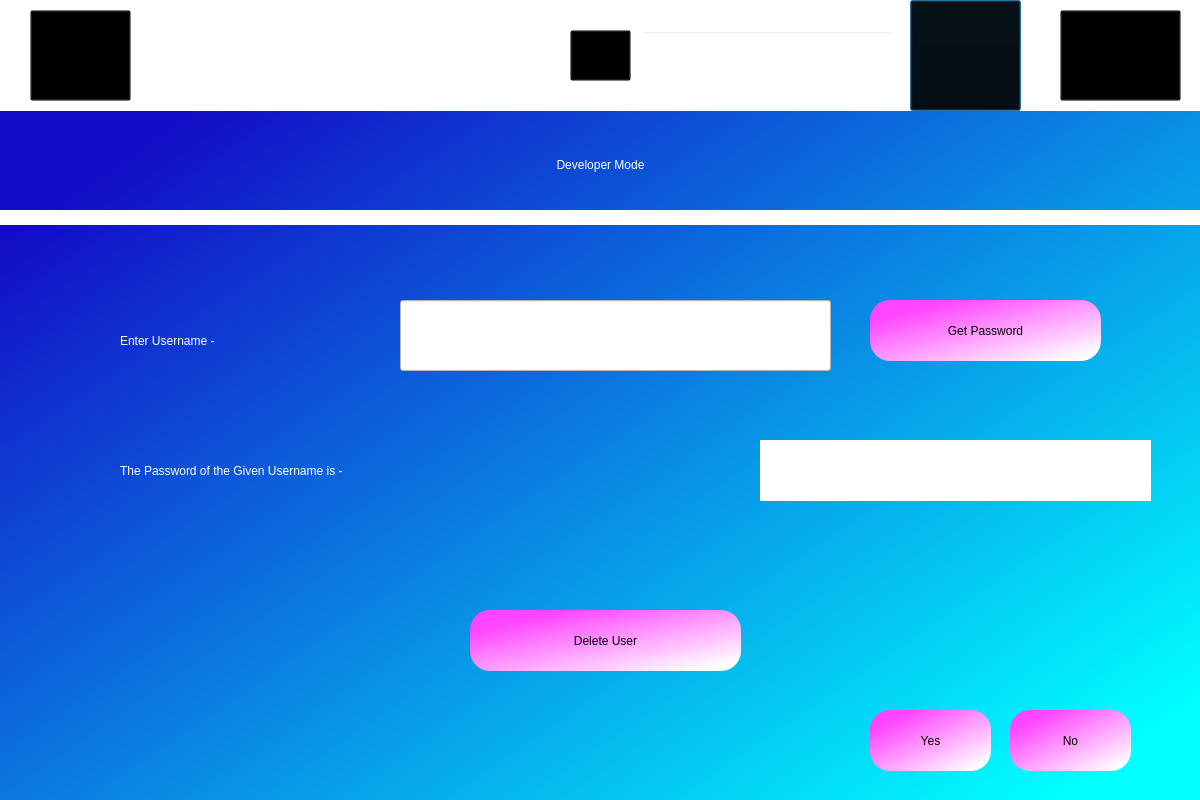
<?xml version="1.0" encoding="UTF-8"?>
<ui version="4.0">
 <class>Dialog</class>
 <widget class="QDialog" name="Dialog">
  <property name="geometry">
   <rect>
    <x>0</x>
    <y>0</y>
    <width>1200</width>
    <height>800</height>
   </rect>
  </property>
  <property name="windowTitle">
   <string>Dialog</string>
  </property>
  <property name="styleSheet">
   <string notr="true"/>
  </property>
  <widget class="QLabel" name="playlist_label">
   <property name="geometry">
    <rect>
     <x>1070</x>
     <y>-10</y>
     <width>101</width>
     <height>121</height>
    </rect>
   </property>
   <property name="styleSheet">
    <string notr="true">border-radius:100px;</string>
   </property>
   <property name="text">
    <string>&lt;html&gt;&lt;head/&gt;&lt;body&gt;&lt;p&gt;&lt;br/&gt;&lt;/p&gt;&lt;/body&gt;&lt;/html&gt;</string>
   </property>
  </widget>
  <widget class="QLabel" name="label_4">
   <property name="geometry">
    <rect>
     <x>0</x>
     <y>0</y>
     <width>1201</width>
     <height>111</height>
    </rect>
   </property>
   <property name="styleSheet">
    <string notr="true">background-color: rgb(255, 255, 255);</string>
   </property>
   <property name="text">
    <string/>
   </property>
  </widget>
  <widget class="QPushButton" name="profile">
   <property name="geometry">
    <rect>
     <x>910</x>
     <y>0</y>
     <width>111</width>
     <height>111</height>
    </rect>
   </property>
   <property name="styleSheet">
    <string notr="true">background-color:rgba(0,0,0,0);</string>
   </property>
   <property name="text">
    <string/>
   </property>
  </widget>
  <widget class="QLineEdit" name="searchtxt">
   <property name="geometry">
    <rect>
     <x>642</x>
     <y>31</y>
     <width>251</width>
     <height>51</height>
    </rect>
   </property>
   <property name="styleSheet">
    <string notr="true">background-color:rgba(0,0,0,0);
font: 14pt &quot;MS Shell Dlg 2&quot;;
color: rgb(0, 0, 0);
PlaceholderText: &quot;Search&quot;;</string>
   </property>
  </widget>
  <widget class="QPushButton" name="Home">
   <property name="geometry">
    <rect>
     <x>30</x>
     <y>10</y>
     <width>101</width>
     <height>91</height>
    </rect>
   </property>
   <property name="styleSheet">
    <string notr="true">background-color:rgba(0,0,0,0);</string>
   </property>
   <property name="text">
    <string/>
   </property>
  </widget>
  <widget class="QPushButton" name="playlist">
   <property name="geometry">
    <rect>
     <x>1060</x>
     <y>10</y>
     <width>121</width>
     <height>91</height>
    </rect>
   </property>
   <property name="styleSheet">
    <string notr="true">background-color:rgba(0,0,0,0);</string>
   </property>
   <property name="text">
    <string/>
   </property>
  </widget>
  <widget class="QLabel" name="profile_label">
   <property name="geometry">
    <rect>
     <x>910</x>
     <y>0</y>
     <width>111</width>
     <height>111</height>
    </rect>
   </property>
   <property name="text">
    <string>&lt;html&gt;&lt;head/&gt;&lt;body&gt;&lt;p&gt;&lt;br/&gt;&lt;/p&gt;&lt;/body&gt;&lt;/html&gt;</string>
   </property>
  </widget>
  <widget class="QLabel" name="search_label">
   <property name="geometry">
    <rect>
     <x>600</x>
     <y>40</y>
     <width>31</width>
     <height>31</height>
    </rect>
   </property>
   <property name="text">
    <string>&lt;html&gt;&lt;head/&gt;&lt;body&gt;&lt;p&gt;&lt;br/&gt;&lt;/p&gt;&lt;/body&gt;&lt;/html&gt;</string>
   </property>
  </widget>
  <widget class="QLabel" name="home_label">
   <property name="geometry">
    <rect>
     <x>30</x>
     <y>0</y>
     <width>121</width>
     <height>111</height>
    </rect>
   </property>
   <property name="styleSheet">
    <string notr="true">border-radius:100px;</string>
   </property>
   <property name="text">
    <string>&lt;html&gt;&lt;head/&gt;&lt;body&gt;&lt;p&gt;&lt;br/&gt;&lt;/p&gt;&lt;/body&gt;&lt;/html&gt;</string>
   </property>
  </widget>
  <widget class="QPushButton" name="search">
   <property name="geometry">
    <rect>
     <x>570</x>
     <y>30</y>
     <width>61</width>
     <height>51</height>
    </rect>
   </property>
   <property name="styleSheet">
    <string notr="true">background-color:rgba(0,0,0,0);</string>
   </property>
   <property name="text">
    <string/>
   </property>
  </widget>
  <widget class="QWidget" name="widget" native="true">
   <property name="geometry">
    <rect>
     <x>0</x>
     <y>0</y>
     <width>1200</width>
     <height>800</height>
    </rect>
   </property>
   <property name="styleSheet">
    <string notr="true">QWidget#widget{background-color: qlineargradient(spread:pad, x1:0.134, y1:0.159091, x2:0.935, y2:0.943182, stop:0 rgba(19, 12, 198, 255), stop:1 rgba(0, 255, 255, 255));}</string>
   </property>
   <widget class="QLabel" name="label_2">
    <property name="geometry">
     <rect>
      <x>0</x>
      <y>210</y>
      <width>1200</width>
      <height>15</height>
     </rect>
    </property>
    <property name="styleSheet">
     <string notr="true">background-color: rgb(255, 255, 255);</string>
    </property>
    <property name="text">
     <string/>
    </property>
   </widget>
   <widget class="QLabel" name="label">
    <property name="geometry">
     <rect>
      <x>0</x>
      <y>130</y>
      <width>1201</width>
      <height>71</height>
     </rect>
    </property>
    <property name="styleSheet">
     <string notr="true">color: rgb(255, 255, 255);
font: 24pt &quot;MS Shell Dlg 2&quot;;</string>
    </property>
    <property name="text">
     <string>&lt;html&gt;&lt;head/&gt;&lt;body&gt;&lt;p align=&quot;center&quot;&gt;Developer Mode&lt;/p&gt;&lt;/body&gt;&lt;/html&gt;</string>
    </property>
   </widget>
   <widget class="QLabel" name="label_3">
    <property name="geometry">
     <rect>
      <x>120</x>
      <y>310</y>
      <width>281</width>
      <height>61</height>
     </rect>
    </property>
    <property name="styleSheet">
     <string notr="true">color: rgb(255, 255, 255);
font: 20pt &quot;MS Shell Dlg 2&quot;;</string>
    </property>
    <property name="text">
     <string>Enter Username - </string>
    </property>
   </widget>
   <widget class="QLineEdit" name="username">
    <property name="geometry">
     <rect>
      <x>400</x>
      <y>300</y>
      <width>431</width>
      <height>71</height>
     </rect>
    </property>
    <property name="styleSheet">
     <string notr="true">font: 20pt &quot;MS Shell Dlg 2&quot;;
color: rgb(0,0,0);
background-color: rgb(255, 255, 255);</string>
    </property>
   </widget>
   <widget class="QLabel" name="label_5">
    <property name="geometry">
     <rect>
      <x>120</x>
      <y>440</y>
      <width>621</width>
      <height>61</height>
     </rect>
    </property>
    <property name="styleSheet">
     <string notr="true">color: rgb(255, 255, 255);
font: 20pt &quot;MS Shell Dlg 2&quot;;</string>
    </property>
    <property name="text">
     <string>The Password of the Given Username is - </string>
    </property>
   </widget>
   <widget class="QPushButton" name="delete_2">
    <property name="geometry">
     <rect>
      <x>470</x>
      <y>610</y>
      <width>271</width>
      <height>61</height>
     </rect>
    </property>
    <property name="styleSheet">
     <string notr="true">background-color: qlineargradient(spread:pad, x1:0.176, y1:0.176136, x2:0.912, y2:0.931818, stop:0 rgba(255, 69, 255, 255), stop:1 rgba(255, 255, 255, 255));
border-radius: 20px;
font: 16pt &quot;MS Shell Dlg 2&quot;;</string>
    </property>
    <property name="text">
     <string>Delete User</string>
    </property>
   </widget>
   <widget class="QPushButton" name="passwd">
    <property name="geometry">
     <rect>
      <x>870</x>
      <y>300</y>
      <width>231</width>
      <height>61</height>
     </rect>
    </property>
    <property name="styleSheet">
     <string notr="true">background-color: qlineargradient(spread:pad, x1:0.176, y1:0.176136, x2:0.912, y2:0.931818, stop:0 rgba(255, 69, 255, 255), stop:1 rgba(255, 255, 255, 255));
border-radius: 20px;
font: 16pt &quot;MS Shell Dlg 2&quot;;</string>
    </property>
    <property name="text">
     <string>Get Password</string>
    </property>
   </widget>
   <widget class="QLabel" name="conflabel">
    <property name="geometry">
     <rect>
      <x>370</x>
      <y>710</y>
      <width>471</width>
      <height>61</height>
     </rect>
    </property>
    <property name="styleSheet">
     <string notr="true">font: 14pt &quot;MS Shell Dlg 2&quot;;
color: rgb(255, 255, 255);</string>
    </property>
    <property name="text">
     <string/>
    </property>
   </widget>
   <widget class="QPushButton" name="yes">
    <property name="geometry">
     <rect>
      <x>870</x>
      <y>710</y>
      <width>121</width>
      <height>61</height>
     </rect>
    </property>
    <property name="styleSheet">
     <string notr="true">background-color: qlineargradient(spread:pad, x1:0.176, y1:0.176136, x2:0.912, y2:0.931818, stop:0 rgba(255, 69, 255, 255), stop:1 rgba(255, 255, 255, 255));
border-radius: 20px;
font: 16pt &quot;MS Shell Dlg 2&quot;;</string>
    </property>
    <property name="text">
     <string>Yes</string>
    </property>
   </widget>
   <widget class="QPushButton" name="no">
    <property name="geometry">
     <rect>
      <x>1010</x>
      <y>710</y>
      <width>121</width>
      <height>61</height>
     </rect>
    </property>
    <property name="styleSheet">
     <string notr="true">background-color: qlineargradient(spread:pad, x1:0.176, y1:0.176136, x2:0.912, y2:0.931818, stop:0 rgba(255, 69, 255, 255), stop:1 rgba(255, 255, 255, 255));
border-radius: 20px;
font: 16pt &quot;MS Shell Dlg 2&quot;;</string>
    </property>
    <property name="text">
     <string>No</string>
    </property>
   </widget>
  </widget>
  <widget class="QLabel" name="password">
   <property name="geometry">
    <rect>
     <x>760</x>
     <y>440</y>
     <width>391</width>
     <height>61</height>
    </rect>
   </property>
   <property name="styleSheet">
    <string notr="true">font: 20pt &quot;MS Shell Dlg 2&quot;;
color: rgb(0,0,0);
background-color: rgb(255, 255, 255);</string>
   </property>
   <property name="text">
    <string/>
   </property>
  </widget>
  <zorder>widget</zorder>
  <zorder>label_4</zorder>
  <zorder>searchtxt</zorder>
  <zorder>profile_label</zorder>
  <zorder>search_label</zorder>
  <zorder>home_label</zorder>
  <zorder>search</zorder>
  <zorder>password</zorder>
  <zorder>playlist_label</zorder>
  <zorder>playlist</zorder>
  <zorder>profile</zorder>
  <zorder>Home</zorder>
 </widget>
 <resources/>
 <connections/>
</ui>
